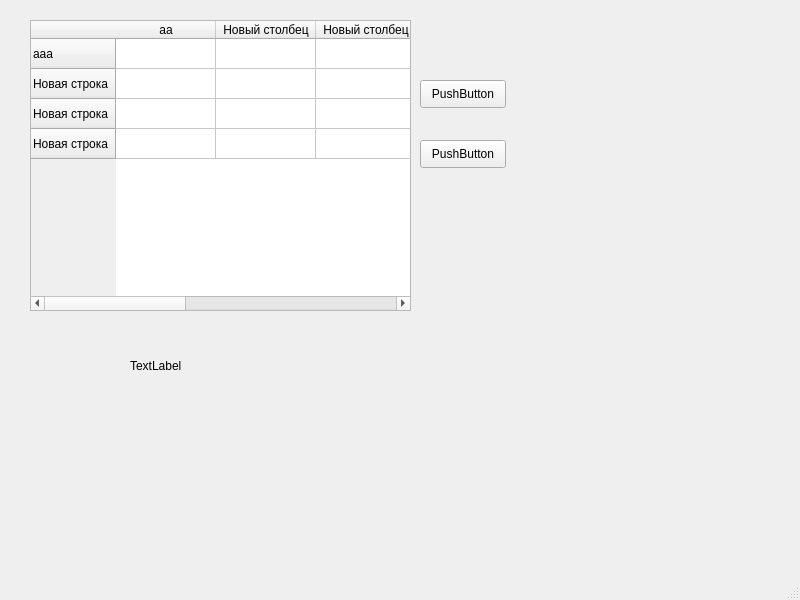
<?xml version="1.0" encoding="UTF-8"?>
<ui version="4.0">
 <class>MainWindow</class>
 <widget class="QMainWindow" name="MainWindow">
  <property name="geometry">
   <rect>
    <x>0</x>
    <y>0</y>
    <width>800</width>
    <height>600</height>
   </rect>
  </property>
  <property name="windowTitle">
   <string>MainWindow</string>
  </property>
  <widget class="QWidget" name="centralwidget">
   <widget class="QTableWidget" name="tableWidget">
    <property name="geometry">
     <rect>
      <x>30</x>
      <y>20</y>
      <width>381</width>
      <height>291</height>
     </rect>
    </property>
    <property name="minimumSize">
     <size>
      <width>256</width>
      <height>192</height>
     </size>
    </property>
    <property name="styleSheet">
     <string notr="true">sudokuTable-&gt;setStyleSheet(
    &quot;QTableWidget {&quot;
    &quot;   border: 1px solid #ccc;&quot;rgb(98, 160, 234)
	font: 700 10pt &quot;aakar&quot;;
    &quot;   background-color: #f4f4f4;&quot;
    &quot;   gridline-color: #bbb;&quot;
    &quot;   font-size: 14px;&quot;
    &quot;   font-family: Arial;&quot;
    &quot;}&quot;
    &quot;QTableWidget::item {&quot;
    &quot;   padding: 10px;&quot;
    &quot;   text-align: center;&quot;
    &quot;}&quot;
    &quot;QTableWidget::item:selected {&quot;
    &quot;   background-color: #7ec8e3;&quot;
    &quot;}&quot;
);</string>
    </property>
    <row>
     <property name="text">
      <string>aaa</string>
     </property>
    </row>
    <row>
     <property name="text">
      <string>Новая строка</string>
     </property>
    </row>
    <row>
     <property name="text">
      <string>Новая строка</string>
     </property>
    </row>
    <row>
     <property name="text">
      <string>Новая строка</string>
     </property>
    </row>
    <column>
     <property name="text">
      <string>aa</string>
     </property>
    </column>
    <column>
     <property name="text">
      <string>Новый столбец</string>
     </property>
    </column>
    <column>
     <property name="text">
      <string>Новый столбец</string>
     </property>
    </column>
    <column>
     <property name="text">
      <string>Новый столбец</string>
     </property>
    </column>
    <column>
     <property name="text">
      <string>Новый столбец</string>
     </property>
    </column>
   </widget>
   <widget class="QPushButton" name="loadButton">
    <property name="geometry">
     <rect>
      <x>420</x>
      <y>80</y>
      <width>86</width>
      <height>28</height>
     </rect>
    </property>
    <property name="text">
     <string>PushButton</string>
    </property>
   </widget>
   <widget class="QPushButton" name="soluvSudiku">
    <property name="geometry">
     <rect>
      <x>420</x>
      <y>140</y>
      <width>86</width>
      <height>28</height>
     </rect>
    </property>
    <property name="text">
     <string>PushButton</string>
    </property>
   </widget>
   <widget class="QLabel" name="statusLabel">
    <property name="geometry">
     <rect>
      <x>130</x>
      <y>300</y>
      <width>511</width>
      <height>131</height>
     </rect>
    </property>
    <property name="text">
     <string>TextLabel</string>
    </property>
   </widget>
  </widget>
  <widget class="QMenuBar" name="menubar">
   <property name="geometry">
    <rect>
     <x>0</x>
     <y>0</y>
     <width>800</width>
     <height>25</height>
    </rect>
   </property>
  </widget>
  <widget class="QStatusBar" name="statusbar"/>
 </widget>
 <resources/>
 <connections/>
</ui>
